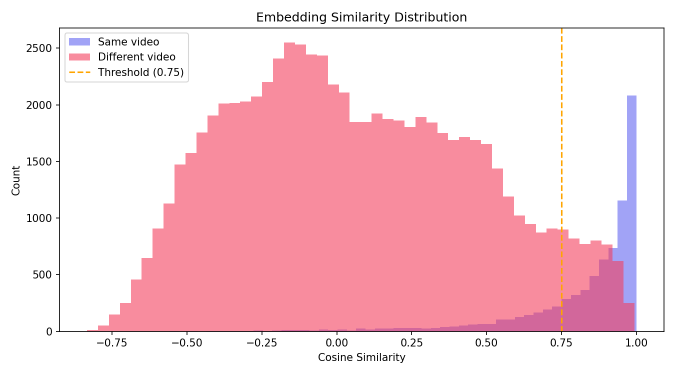
#> input picture ml_training/logs/similarity_distribution.png, 1350 x 750 px (shown at 1/2 size)
$ python -i augmentations.py   (imports and definitions only)
#> lines starting #> are read from the running program, lines starting #| are printed output that depends on the picture
### ml_training/config.py
"""
ClipTrace ML Training Configuration
All hyperparameters and paths in one place.
"""
from pathlib import Path

# ── Paths ─────────────────────────────────────────────────────────────────────
BASE_DIR       = Path(__file__).resolve().parent
DATA_DIR       = BASE_DIR / "data"
RAW_DIR        = DATA_DIR / "raw"          # original + edited videos go here
SEGMENTS_DIR   = DATA_DIR / "segments"     # extracted 1-sec frame folders
PAIRS_DIR      = DATA_DIR / "pairs"        # saved pair index (CSV)
CHECKPOINTS    = BASE_DIR / "checkpoints"
LOGS_DIR       = BASE_DIR / "logs"
EXPORTS_DIR    = BASE_DIR / "exports"      # final .pt model exports

for d in [RAW_DIR, SEGMENTS_DIR, PAIRS_DIR, CHECKPOINTS, LOGS_DIR, EXPORTS_DIR]:
    d.mkdir(parents=True, exist_ok=True)
#> further down, picture is the input picture: shape (750, 1350, 3); mean B, G, R 216.6, 208.8, 246.9

# ── Segmentation ──────────────────────────────────────────────────────────────
SEGMENT_DURATION   = 1.0      # seconds
FRAMES_PER_SEGMENT = 8        # frames sampled per segment for training
FRAME_SIZE         = (224, 224)

# ── Embedding ─────────────────────────────────────────────────────────────────
EMBEDDING_DIM  = 256          # final embedding size
BACKBONE       = "mobilenet_v3_small"   # or "resnet18", "efficientnet_b0"

# ── Training ──────────────────────────────────────────────────────────────────
BATCH_SIZE     = 32
NUM_EPOCHS     = 30
LEARNING_RATE  = 1e-3
WEIGHT_DECAY   = 1e-4
LR_STEP_SIZE   = 10
LR_GAMMA       = 0.5
NUM_WORKERS    = 0            # set >0 on Linux; keep 0 on Windows to avoid spawn issues

# ── Loss ──────────────────────────────────────────────────────────────────────
LOSS_TYPE      = "triplet"    # "triplet" | "contrastive"
TRIPLET_MARGIN = 0.5
CONTRASTIVE_MARGIN = 1.0

# ── Data split ────────────────────────────────────────────────────────────────
TRAIN_RATIO    = 0.70
VAL_RATIO      = 0.15
TEST_RATIO     = 0.15

# ── Augmentation ──────────────────────────────────────────────────────────────
# Applied to edited/query frames to simulate real-world transformations
AUG_PROB       = 0.8

# ── Evaluation ────────────────────────────────────────────────────────────────
TOP_K_VALUES   = [1, 5, 10]   # Recall@K metrics
SIMILARITY_THRESHOLD = 0.75

### ml_training/augmentations.py
"""
Augmentation Pipeline
Simulates real-world video edits applied during training to make
the embedding model robust to transformations.
"""
import cv2
import numpy as np
import random
from PIL import Image, ImageFilter, ImageEnhance
import torchvision.transforms as T
import config


# ── Individual augmentations ──────────────────────────────────────────────────

# [8 lines left out: function random_crop_resize, not called in this run]


def random_blur(img: np.ndarray) -> np.ndarray:
    ksize = random.choice([3, 5, 7])
    return cv2.GaussianBlur(img, (ksize, ksize), 0)


# [5 lines left out: function jpeg_compression, not called in this run]


def color_jitter(img: np.ndarray) -> np.ndarray:
    pil = Image.fromarray(cv2.cvtColor(img, cv2.COLOR_BGR2RGB))
    pil = ImageEnhance.Brightness(pil).enhance(random.uniform(0.5, 1.5))
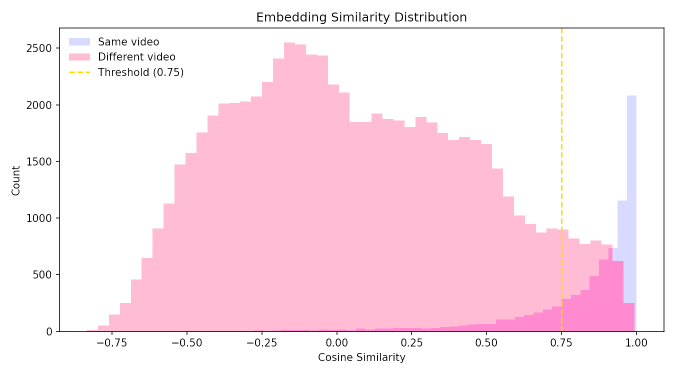
#> pil: PIL image 1350x750 RGB (shown at 1/2 size); mean R, G, B 251.2, 226.6, 236.1
    pil = ImageEnhance.Contrast(pil).enhance(random.uniform(0.5, 1.5))
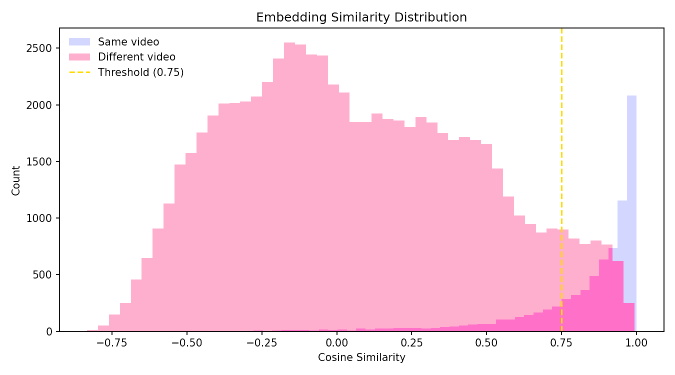
#> pil: PIL image 1350x750 RGB (shown at 1/2 size); mean R, G, B 250.7, 221.2, 233.5
    pil = ImageEnhance.Color(pil).enhance(random.uniform(0.0, 2.0))
    pil = ImageEnhance.Sharpness(pil).enhance(random.uniform(0.5, 1.5))
    return cv2.cvtColor(np.array(pil), cv2.COLOR_RGB2BGR)
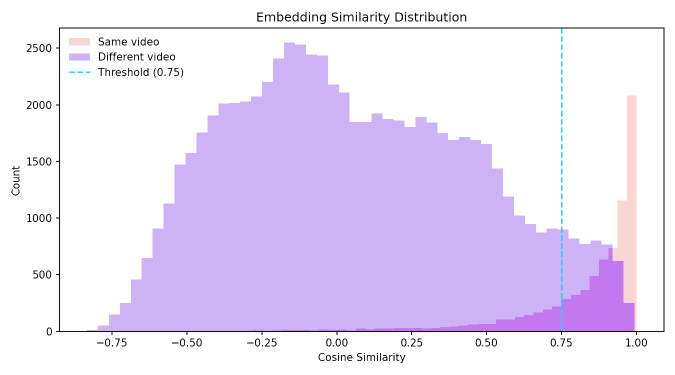
#> returned value: shape (750, 1350, 3) (shown at 1/2 size); mean R, G, B 233, 222.6, 247.4


def add_noise(img: np.ndarray) -> np.ndarray:
    noise = np.random.normal(0, random.uniform(5, 25), img.shape).astype(np.int16)
    return np.clip(img.astype(np.int16) + noise, 0, 255).astype(np.uint8)


# [11 lines left out: function add_text_overlay, not called in this run]


def horizontal_flip(img: np.ndarray) -> np.ndarray:
    return cv2.flip(img, 1)


def grayscale_convert(img: np.ndarray) -> np.ndarray:
    gray = cv2.cvtColor(img, cv2.COLOR_BGR2GRAY)
    return cv2.cvtColor(gray, cv2.COLOR_GRAY2BGR)


# [6 lines left out: function resize_distort, not called in this run]


# ── Composed augmentation ─────────────────────────────────────────────────────

_AUGMENTATIONS = [
    random_crop_resize,
    random_blur,
    jpeg_compression,
    color_jitter,
    add_noise,
    add_text_overlay,
    horizontal_flip,
    grayscale_convert,
    resize_distort,
]


# [27 lines left out: functions apply_random_augmentations, get_train_transform, get_eval_transform, not called in this run]

>>> import cv2
>>> picture = cv2.imread('logs/similarity_distribution.png')
>>> result = color_jitter(picture)

$ run again, on ml_training/logs/training_history.png
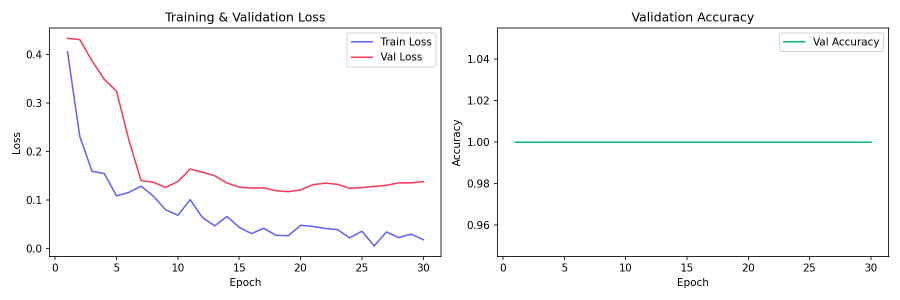
#> input picture ml_training/logs/training_history.png, 1800 x 600 px (shown at 1/2 size)
#> picture is the input picture: shape (600, 1800, 3); mean B, G, R 250.1, 249.7, 249.8
#> in color_jitter, `return cv2.cvtColor(np.array(pil), cv2.COLOR_RGB2BGR)`:
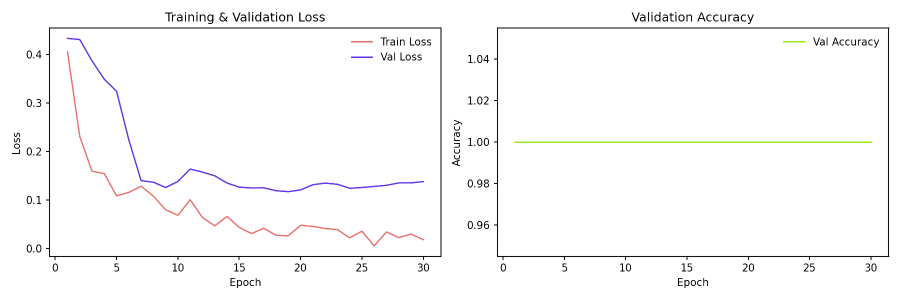
#> returned value: shape (600, 1800, 3) (shown at 1/2 size); mean R, G, B 250, 249.7, 249.7
